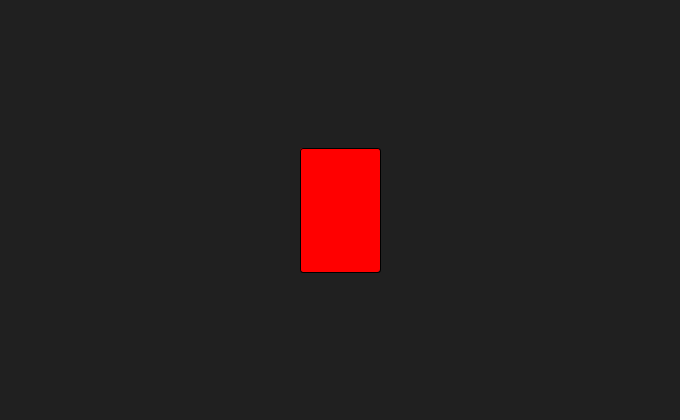
Frame 1 (no input)
Frame 60 (the mouse pressed at the canvas centre just before this capture): identical to frame 1, image omitted
Frame 120 (the mouse held since frame 60 and released just before this capture): identical to frame 1, image omitted

The Processing sketch that drew this single still picture (run headless with seeded random() and noise(); from frame 60 on, the mouse is pressed at the canvas centre):

// Processing sketch: sketch_02_12_Draggable
// ── sketch_02_12_Draggable.pde
// 1. This example shows implementations for both rectMode(CENTER)
//    and rectMode(CORNER). Think about how you might do this for
//    other rectModes.
int rectMode = CENTER;

// 2. A draggable object can be made both with and without vectors.
// PVector p, mOffset;
float x, y, mOffsetX, mOffsetY;
float w, h, cornerRounding, 
  left, right, top, bottom, 
  smoothing;

color defaultColor, dragColor, currentColor;

void setup() {
  size(680, 420);
  background(64);
  rectMode(rectMode);

  w = 80;
  h = 124;
  cornerRounding = 3.0;

  // 3. Depending on how we draw the rectangle, we may want
  //    to position it differently.
  if (rectMode == CENTER) {
    // p = new PVector(width / 2.0, height / 2.0);
    x = width / 2.0;
    y = height / 2.0;
  } else if (rectMode == CORNER) {
    // p = new PVector(width / 2.0 - w / 2.0, height / 2.0 - h / 2.0);
    x = width / 2.0 - w / 2.0;
    y = height / 2.0 - h / 2.0;
  }

  // 4. Linear interpolation is the process of easing a value's
  //    transition from its present value toward a target value.
  //    This is the smoothing factor. The smaller the decimal (the
  //    larger the value of the divisor of the fraction), the
  //    more sluggish the draggable item will be.
  smoothing = 0.125;

  defaultColor = color(255, 0, 0);
  dragColor = color(255, 0, 87);
  currentColor = defaultColor;
}

void draw() {
  background(32);

  fill(currentColor);
  // rect(p.x, p.y, w, h, cornerRounding);
  rect(x, y, w, h, cornerRounding);
}


void mouseDragged() {
  // 5. When checking to see if the mouse is inside the bounds of
  //    a rectangle, 
  if (rectMode == CORNER) {
    left = x;
    right = x + w;
    top = y;
    bottom = y + h;
    mOffsetX = mouseX - w / 2.0;
    mOffsetY = mouseY - h / 2.0;

    //left = p.x;
    //right = p.x + w;
    //top = p.y;
    //bottom = p.y + h;
    //mOffset = new PVector(mouseX - w / 2.0, mouseY - h / 2.0);
  } else if (rectMode == CENTER) {
    left = x - w / 2.0;
    right = x + w / 2.0;
    top = y - h / 2.0;
    bottom = y + h / 2.0;
    mOffsetX = mouseX;
    mOffsetY = mouseY;

    //left = p.x - w / 2.0;
    //right = p.x + w / 2.0;
    //top = p.y - h / 2.0;
    //bottom = p.y + h / 2.0;
    //mOffset = new PVector(mouseX, mouseY);
  }

  if (mouseX > left && mouseY > top && mouseX < right && mouseY < bottom) {
    // 
    x = x + smoothing * (mOffsetX - x);
    y = y + smoothing * (mOffsetY - y);
    //p.lerp(mOffset, smoothing);
    currentColor = dragColor;
  } else {
    currentColor = defaultColor;
  }
}
